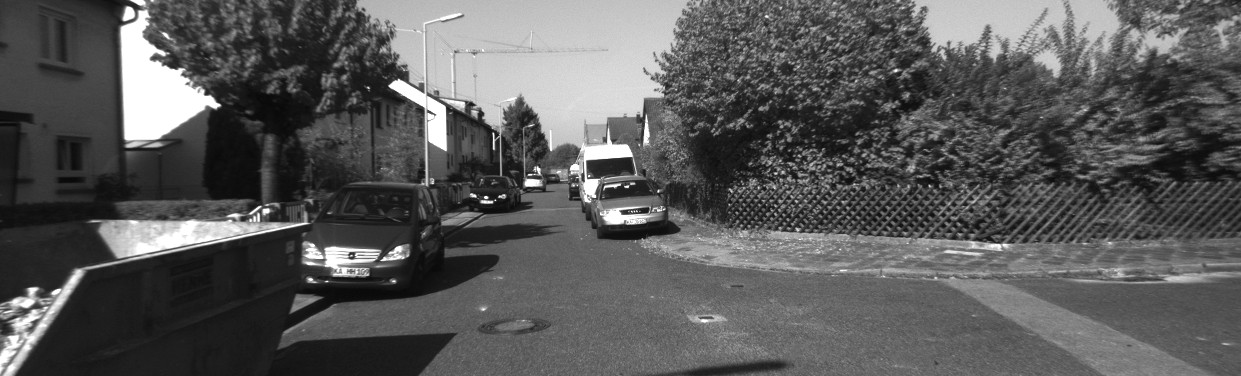
#> input picture dataset/mpv-shot0001.jpg, 1241 x 376 px, given in place of 0.mp4, which was not available
$ python old.test_vid.py
#> lines starting #> are read from the running program, lines starting #| are printed output that depends on the picture; pictures that were not available may be replaced by others from this repository, and a replacement may not be noted
### utils.py
import cv2
import numpy as np
import skimage.transform as transform
from skimage.measure import ransac

#from skimage.transform import FundamentalMatrixTransform


from params import *

# [42 lines left out: functions hamming_distance, match_frames_knn, match_frames_lk, not called in this run]

def getFeatures(img, params=param.get('shi_tomasi')):
	'''
	Shi-Tomasi Corner Detection
	    IN:
	    	- Grayscale Image
	    	- GoodFeaturesToTrack Params
	'''
	corners = cv2.goodFeaturesToTrack(img, **params)
	# corners = cv2.goodFeaturesToTrack(img, maxCorners, qualityLevel, minDist)
	return corners

# [14 lines left out: functions getEssential, getPose, not called in this run]

def getORB(img, kps):

	kp = [cv2.KeyPoint(x=f.ravel()[0], y=f.ravel()[1], _size=20) for f in kps]
	orb = cv2.ORB_create()

	kp, des = orb.compute(img, kp)

	return kp, des

# [10 lines left out: function getFundamentalMatrix, not called in this run]

### old.test_vid.py
'''
	shitSLAM, Kemal Ficici, 2018

	LICENSE
	do whatever you want with this, don't sue me
	attributing me would be pretty nice tho
'''
import cv2
import numpy as np
import matplotlib
import matplotlib.pyplot as plt

from params import *
from utils import *
if __name__ == '__main__':
	cap = cv2.VideoCapture('test-vid/0.mp4')


	ret, frame1 = cap.read()
#> frame1 is the input picture: shape (376, 1241, 3); min 3, max 255, mean 89.7
	frame1 = cv2.resize(frame1, (0,0), fx=0.5, fy=0.5)
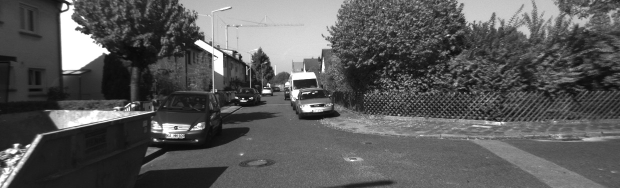
#> frame1: shape (188, 620, 3); min 9, max 255, mean 89.9
	frame1 = cv2.cvtColor(frame1, cv2.COLOR_BGR2GRAY)
#> frame1: shape (188, 620)

	corners = []
	corner = getFeatures(frame1)
#> in getFeatures, `corners = cv2.goodFeaturesToTrack(img, **params)`: corners = 691 rows, first 8: [109, 52], [62, 9], [195, 43], [103, 46], [75, 29], [262, 92], [134, 105], [294, 81]
#> corner has the same summary as corners in getFeatures
#> (the run stopped early here; a loop or call above may not have finished)

$ run again, on dataset/mpv-shot0002.jpg
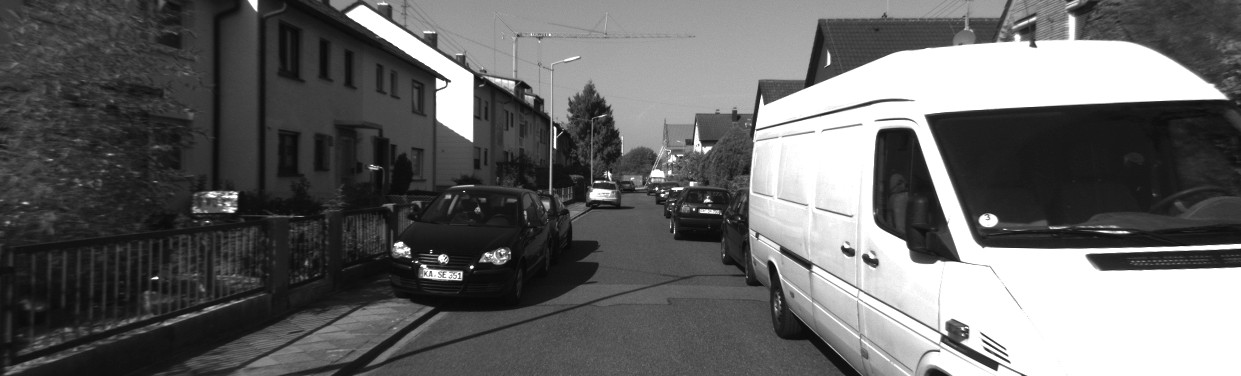
#> input picture dataset/mpv-shot0002.jpg, 1241 x 376 px, given in place of 0.mp4, which was not available
#> frame1 is the input picture: shape (376, 1241, 3); min 0, max 255, mean 102.1
#> `frame1 = cv2.resize(frame1, (0,0), fx=0.5, fy=0.5)`:
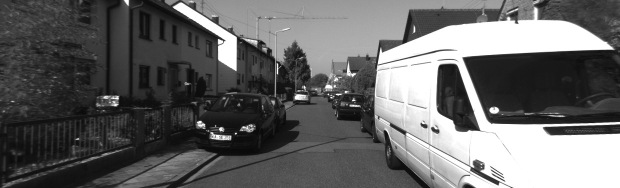
#> frame1: shape (188, 620, 3); min 9, max 255, mean 102.2
#> corners = 400 rows, first 8: [218, 39], [463, 58], [235, 133], [173, 7], [544, 128], [499, 182], [220, 129], [432, 128]
#> corner has the same summary as corners in getFeatures

$ run again, on dataset/mpv-shot0003.jpg
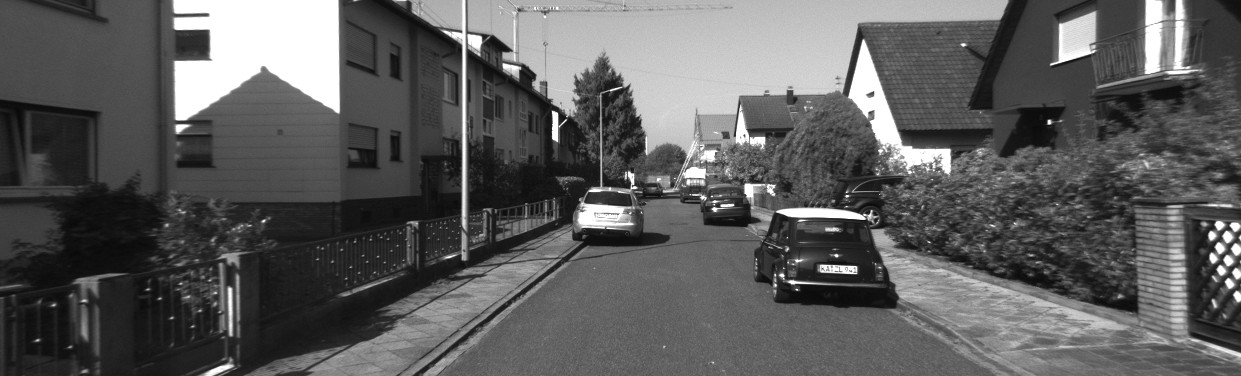
#> input picture dataset/mpv-shot0003.jpg, 1241 x 376 px, given in place of 0.mp4, which was not available
#> frame1 is the input picture: shape (376, 1241, 3); min 6, max 255, mean 92.9
#> `frame1 = cv2.resize(frame1, (0,0), fx=0.5, fy=0.5)`:
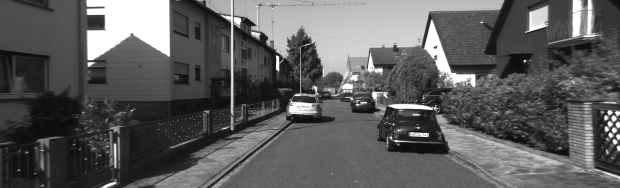
#> frame1: shape (188, 620, 3); min 10, max 255, mean 93
#> corners = 547 rows, first 8: [524, 61], [277, 56], [605, 119], [278, 70], [606, 130], [616, 112], [356, 104], [614, 140]
#> corner has the same summary as corners in getFeatures

$ run again, on dataset/mpv-shot0004.jpg
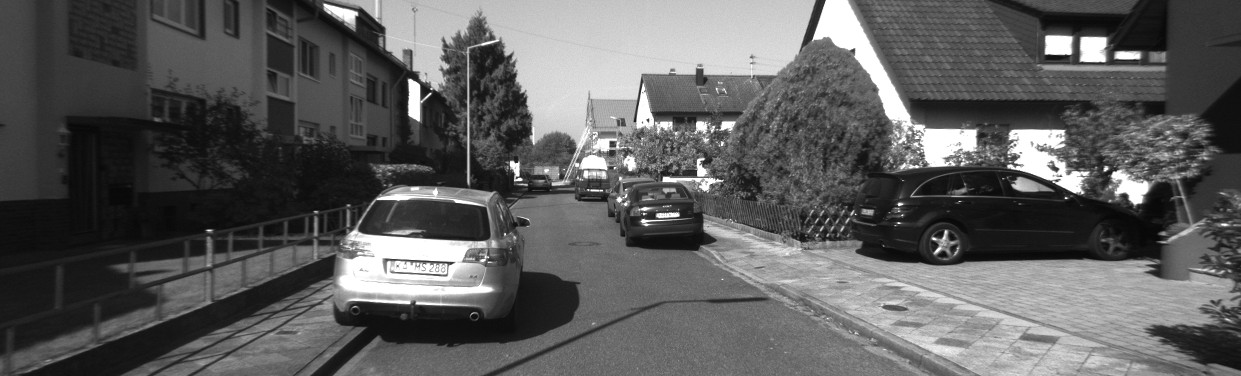
#> input picture dataset/mpv-shot0004.jpg, 1241 x 376 px, given in place of 0.mp4, which was not available
#> frame1 is the input picture: shape (376, 1241, 3); min 6, max 255, mean 93.1
#> `frame1 = cv2.resize(frame1, (0,0), fx=0.5, fy=0.5)`:
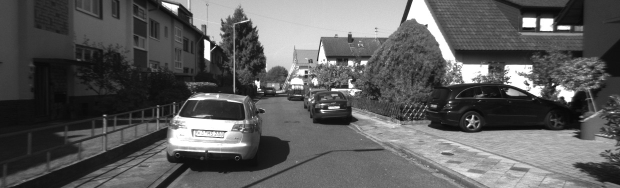
#> frame1: shape (188, 620, 3); min 7, max 255, mean 93.2
#> corners = 541 rows, first 8: [205, 40], [255, 81], [552, 84], [347, 87], [178, 6], [306, 71], [162, 2], [328, 107]
#> corner has the same summary as corners in getFeatures
